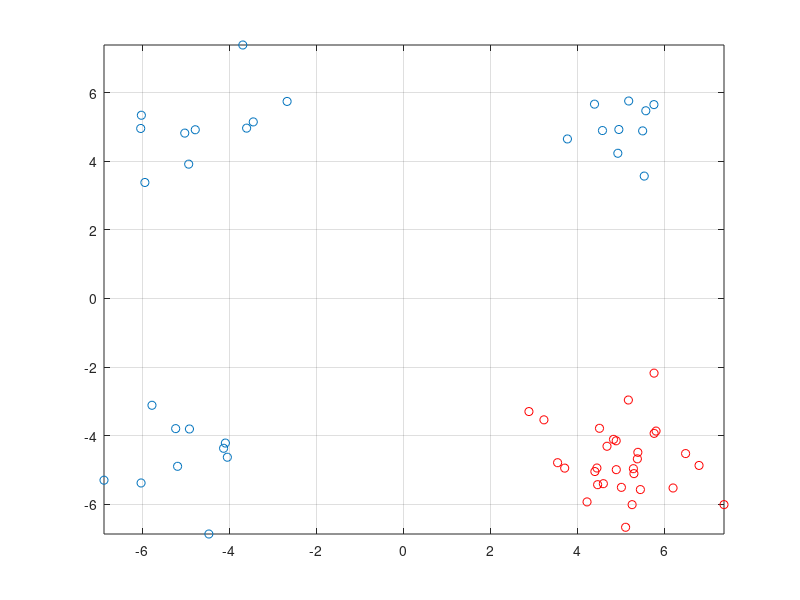

This figure's MATLAB source: (Note: this script raises an error after producing the figure.)
%% Logistic regression as a binary classifier
% Caution - labels are either 0 or 1

clear all; close all; clc; rng('default')

figure % figure 1

% generate data
n=60; % number of training set
m=floor(n/2); % number of negative set 
x=zeros(n,2); 
x(1:(m/3),:)=randn(m/3,2)+repmat([5 5],m/3,1); % features of negative set
x((m/3)+1:(2*m/3),:)=randn(m/3,2)+repmat([-5 -5],m/3,1); % features of negative set
x((2*m/3)+1:m,:)=randn(m/3,2)+repmat([-5 5],m/3,1); % features of negative set
x(m+1:n,:)=randn(n-m,2)+repmat([5 -5],n-m,1); % features of positive set
y=zeros(n,1); % labels of negative set   
y(m+1:n,1)=ones(n-m,1); % labels of positive set 
A=[ones(n,1) x]; % design matrix
plot(x(1:m,1),x(1:m,2),'o',x(m+1:n,1),x(m+1:n,2),'or'); hold on; grid on
x_min=min(x);
x_max=max(x);
axis([x_min(1) x_max(1) x_min(2) x_max(2)])

% optimization
N_Features=size(A,2); % number of features including 1
initial_th=zeros(N_Features,1); % initial theta
options=optimset('GradObj','on','MaxIter',1000);
final_th=fmincg(@(th)cost(th,A,y),initial_th,options);

% decison boundary
c=final_th 
x1p=[x_min(1) x_max(1)];
x2p=(-c(1)-c(2)*x1p)./c(3);
plot(x1p,x2p,'-b'); hold on
pause(1)

%% Optimal margin classifier - Quadratic program formulation
% Caution - labels are either -1 or 1

% min \f{1}{2}x'*H*x+f'*x
H=diag([0 1 1]); 
f=[0; 0; 0];
% subject to A*x \le b
A=[ones(n,1) x]; % design matrix
y_plus_minus=y;
y_plus_minus(y==0)=-1; % Caution - labels are either -1 or 1
B=repmat(y_plus_minus,[1 3]);
A_ineq=-1*repmat(y_plus_minus,[1 3]).*A;
b_ineq=-1*ones(n,1);
% quadratic programing
final_th2=quadprog(H,f,A_ineq,b_ineq);

% decison boundary
c2=final_th2 
x1p=[x_min(1) x_max(1)];
x2p=(-c2(1)-c2(2)*x1p)./c2(3);
plot(x1p,x2p,'-r'); hold on
pause(1)

% report distance of positive and negative inputs from decison boundary
d=(y_plus_minus.*(A*final_th2))/sqrt(final_th2(2)^2+final_th2(3)^2);
d1=min(abs(d(1:m))) % distance of negative inputs from decison boundary 
d2=min(abs(d(m+1:end))) % distance of positive inputs from decison boundary

%% Optimal margin classifier - dual formulation
% Caution - labels are either -1 or 1

% min \f{1}{2}x'*H*x+f'*x
A=[ones(n,1) x]; % design matrix
A_temp=A(:,2:end);
Part_1=A_temp*A_temp';
y_plus_minus=y;
y_plus_minus(y==0)=-1; % Caution - labels are either -1 or 1
Part_2=y_plus_minus*y_plus_minus';
H=Part_1.*Part_2; %+10^(-10)*eye(n); % regularization +e-10*eye(n) 
f=-ones(1,n);
% subject to A*x \le b
A_ineq=(-1)*eye(n);
b_ineq=zeros(n,1);
% subject to A_eq*x = b_eq
A_eq=y_plus_minus';
b_eq=0;
% options
options=optimset('MaxIter',2000);
% quadratic programing - dual
[al,~,exitflag]=quadprog(H,f,A_ineq,b_ineq,A_eq,b_eq,[],[],[],options);
% back to original
final_th3=sum(repmat(al,[1 2]).*repmat(y_plus_minus,[1 2]).*x)';
Part_1=max(x(1:m,:)*final_th3);
Part_2=min(x(m+1:end,:)*final_th3);
b_star=-(Part_1+Part_2)/2; 
final_th3=[b_star;final_th3];

% decison boundary
c3=final_th3 
x1p=[x_min(1) x_max(1)];
x2p=(-c3(1)-c3(2)*x1p)./c3(3);
plot(x1p,x2p,'-g'); hold on
pause(1)

% support vector
support_vector_indicator=(al>10^(-6));
support_vector=A_temp(support_vector_indicator,:)
support_al=al(support_vector_indicator,:);
support_y_plus_minus=y_plus_minus(support_vector_indicator,:);
plot(support_vector(:,1),support_vector(:,2),'*g'); hold on
pause(1)

% report distance of positive and negative inputs from decison boundary
d_dual=(y_plus_minus.*(A*final_th3))/sqrt(final_th3(2)^2+final_th3(3)^2);
d3=min(abs(d_dual(1:m))) % distance of negative inputs from decison boundary 
d4=min(abs(d_dual(m+1:end))) % distance of positive inputs from decison boundary

%% decison boundary via support vector

xmin=min(x);
xmax=max(x);
x1p=xmin(1):0.1:xmax(1);
x2p=xmin(2):0.1:xmax(2);
[X1P X2P]=meshgrid_Lee(x1p,x2p);
X=[X1P(:) X2P(:)];
sign_decison_boundary=sum((repmat(support_al.*support_y_plus_minus,[1 2]).*support_vector)*X')+final_th3(1);
sign_decison_boundary=sign_decison_boundary';
classification=sign(sign_decison_boundary);

%% class 1

plot(X1P(classification==1),X2P(classification==1),'.r','MarkerSize',6);
pause(1)

%% class -1

plot(X1P(classification==-1),X2P(classification==-1),'.','MarkerSize',6);
pause(1)

%% Optimal margin classifier - kernel formulation
% Caution - labels are either -1 or 1

figure % figure 2

plot(x(1:m,1),x(1:m,2),'o',x(m+1:n,1),x(m+1:n,2),'or'); hold on; grid on
x_min=min(x);
x_max=max(x);
axis([x_min(1) x_max(1) x_min(2) x_max(2)])
pause(1)

% min \f{1}{2}x'*H*x+f'*x
A=[ones(n,1) x]; % design matrix
A_temp=A(:,2:end);
% Kernel choice -----------------------------------------------------------
% Kernel = @(x_i,x_k) x_i*x_k'; % Usual kernel  
% c=0; d=6; Kernel = @(x_i,x_k) (c+x_i*x_k')^d; % Polynomial kernel
sigma=10; Kernel = @(x_i,x_k) exp(-sum((x_i-x_k).^2)/(2*sigma^2)); % Gaussian kernel  
% a=1; b=1; Kernel = @(x_i,x_k) tanh(a*x_i*x_k'+b); % Sigmoid kernel
% Kernel choice -----------------------------------------------------------
%Part_1=A_temp*A_temp'; % If usual kernel used, use this instead of below 6 lines
Part_1=zeros(n,n);
for i=1:n
    for j=1:n
        Part_1(i,j)=Kernel(A_temp(i,:),A_temp(j,:));
    end
end
y_plus_minus=y;
y_plus_minus(y==0)=-1; % Caution - labels are either -1 or 1
Part_2=y_plus_minus*y_plus_minus';
H=Part_1.*Part_2; %+10^(-10)*eye(n); % regularization +e-10*eye(n) 
f=-ones(1,n);
% subject to A*x \le b
A_ineq=(-1)*eye(n);
b_ineq=zeros(n,1);
% subject to A_eq*x = b_eq
A_eq=y_plus_minus';
b_eq=0;
% options
options=optimset('MaxIter',2000);
% quadratic programing - dual
[al,~,exitflag]=quadprog(H,f,A_ineq,b_ineq,A_eq,b_eq,[],[],[],options);
% back to original
support_vector_indicator=(al>10^(-6));
support_vector=A_temp(support_vector_indicator,:)
support_al=al(support_vector_indicator,:);
support_y_plus_minus=y_plus_minus(support_vector_indicator,:);
plot(support_vector(:,1),support_vector(:,2),'*g'); hold on
pause(1)
b_star=0;
for i=1:length(support_al)
    temp=0;
    for j=1:length(support_al)
        temp=temp+support_al(j)*support_y_plus_minus(j)*Kernel(support_vector(j,:),support_vector(i,:));
    end
    b_star=b_star+(1/support_y_plus_minus(i))-temp;
end
b_star=b_star/length(support_al);

%% decison boundary via support vector

xmin=min(x);
xmax=max(x);
x1p=xmin(1):0.1:xmax(1);
x2p=xmin(2):0.1:xmax(2);
[X1P X2P]=meshgrid_Lee(x1p,x2p);
X=[X1P(:) X2P(:)];
sign_decison_boundary=zeros(length(X),1);
for i=1:length(sign_decison_boundary)
    x_temp=X(i,:);
    temp=0;
    for j=1:length(support_al)
        temp=temp+support_al(j)*support_y_plus_minus(j)*Kernel(support_vector(j,:),x_temp);
    end
    sign_decison_boundary(i)=temp+b_star;
end
classification=sign(sign_decison_boundary);

%% class 1

plot(X1P(classification==1),X2P(classification==1),'.r','MarkerSize',6);
pause(1)

%% class -1

plot(X1P(classification==-1),X2P(classification==-1),'.','MarkerSize',6);
title('Optimal margin classifier - kernel formulation')
pause(1)

%% SVM
% Caution - labels are either -1 or 1

figure % figure 3

plot(x(1:m,1),x(1:m,2),'o',x(m+1:n,1),x(m+1:n,2),'or'); hold on; grid on
x_min=min(x);
x_max=max(x);
axis([x_min(1) x_max(1) x_min(2) x_max(2)])
pause(1)

% min \f{1}{2}x'*H*x+f'*x
A=[ones(n,1) x]; % design matrix
A_temp=A(:,2:end);
% Kernel choice -----------------------------------------------------------
% Kernel = @(x_i,x_k) x_i*x_k'; % Usual kernel  
% c=0; d=6; Kernel = @(x_i,x_k) (c+x_i*x_k')^d; % Polynomial kernel
sigma=10; Kernel = @(x_i,x_k) exp(-sum((x_i-x_k).^2)/(2*sigma^2)); % Gaussian kernel  
% a=1; b=1; Kernel = @(x_i,x_k) tanh(a*x_i*x_k'+b); % Sigmoid kernel
% Kernel choice -----------------------------------------------------------
%Part_1=A_temp*A_temp'; % If usual kernel used, use this instead of below 6 lines
Part_1=zeros(n,n);
for i=1:n
    for j=1:n
        Part_1(i,j)=Kernel(A_temp(i,:),A_temp(j,:));
    end
end
y_plus_minus=y;
y_plus_minus(y==0)=-1; % Caution - labels are either -1 or 1
Part_2=y_plus_minus*y_plus_minus';
H=Part_1.*Part_2; %+10^(-10)*eye(n); % regularization +e-10*eye(n) 
H=[H zeros(n,n); zeros(n,n) zeros(n,n)];
f=-ones(1,n);
f=[f zeros(1,n)];
Constant=0.1;
% subject to A*x \le b
% (-1)*[eye(n,n) zeros(n,n)]	zeros(n,1)          % al_i \ge 0
% [eye(n,n) zeros(n,n)]       Constant*ones(n,1)	% al_i \le Constant
A_ineq=[(-1)*[eye(n,n) zeros(n,n)]; [eye(n,n) zeros(n,n)]];
b_ineq=[zeros(n,1); Constant*ones(n,1)];
% subject to A_eq*x = b_eq
% [y_plus_minus' zeros(1,n)]	0                   % (12.11) of Elements of Statistical Learning
% [eye(n,n) eye(n,n)]         Constant*ones(n,1)	% (12.12) of Elements of Statistical Learning
A_eq=[[y_plus_minus' zeros(1,n)]; [eye(n,n) eye(n,n)]];
b_eq=[0; Constant*ones(n,1)];
% options
options=optimset('MaxIter',2000);
% quadratic programing - dual
[al_temp,~,exitflag]=quadprog(H,f,A_ineq,b_ineq,A_eq,b_eq,[],[],[],options);
% back to original
al=al_temp(1:n,:);
mu=al_temp(n+1:end,:);
%support_vector_indicator=(al>10^(-6)&al<Constant-10^(-6));
support_vector_indicator=(al>10^(-6));
support_vector=A_temp(support_vector_indicator,:)
support_al=al(support_vector_indicator,:);
support_y_plus_minus=y_plus_minus(support_vector_indicator,:);
plot(support_vector(:,1),support_vector(:,2),'*g'); hold on
pause(1)
b_star=0;
for i=1:length(support_al)
    temp=0;
    for j=1:length(support_al)
        temp=temp+support_al(j)*support_y_plus_minus(j)*Kernel(support_vector(j,:),support_vector(i,:));
    end
    b_star=b_star+(1/support_y_plus_minus(i))-temp;
end
b_star=b_star/length(support_al);

%% decison boundary via support vector

xmin=min(x);
xmax=max(x);
x1p=xmin(1):0.1:xmax(1);
x2p=xmin(2):0.1:xmax(2);
[X1P X2P]=meshgrid_Lee(x1p,x2p);
X=[X1P(:) X2P(:)];
sign_decison_boundary=zeros(length(X),1);
for i=1:length(sign_decison_boundary)
    x_temp=X(i,:);
    temp=0;
    for j=1:length(support_al)
        temp=temp+support_al(j)*support_y_plus_minus(j)*Kernel(support_vector(j,:),x_temp);
    end
    sign_decison_boundary(i)=temp+b_star;
end
classification=sign(sign_decison_boundary);

%% class 1

plot(X1P(classification==1),X2P(classification==1),'.r','MarkerSize',6);
pause(1)

%% class -1

plot(X1P(classification==-1),X2P(classification==-1),'.','MarkerSize',6);
title('SVM with both al and mu')
pause(1)

%% SVM with al only (without mu)
% Caution - labels are either -1 or 1

figure % figure 4

plot(x(1:m,1),x(1:m,2),'o',x(m+1:n,1),x(m+1:n,2),'or'); hold on; grid on
x_min=min(x);
x_max=max(x);
axis([x_min(1) x_max(1) x_min(2) x_max(2)])
pause(1)

% min \f{1}{2}x'*H*x+f'*x
A=[ones(n,1) x]; % design matrix
A_temp=A(:,2:end);
% Kernel choice -----------------------------------------------------------
% Kernel = @(x_i,x_k) x_i*x_k'; % Usual kernel  
% c=0; d=6; Kernel = @(x_i,x_k) (c+x_i*x_k')^d; % Polynomial kernel
sigma=10; Kernel = @(x_i,x_k) exp(-sum((x_i-x_k).^2)/(2*sigma^2)); % Gaussian kernel  
% a=1; b=1; Kernel = @(x_i,x_k) tanh(a*x_i*x_k'+b); % Sigmoid kernel
% Kernel choice -----------------------------------------------------------
%Part_1=A_temp*A_temp'; % If usual kernel used, use this instead of below 6 lines
Part_1=zeros(n,n);
for i=1:n
    for j=1:n
        Part_1(i,j)=Kernel(A_temp(i,:),A_temp(j,:));
    end
end
y_plus_minus=y;
y_plus_minus(y==0)=-1; % Caution - labels are either -1 or 1
Part_2=y_plus_minus*y_plus_minus';
H=Part_1.*Part_2; %+10^(-10)*eye(n); % regularization +e-10*eye(n) 
f=-ones(1,n);
Constant=0.1;
% subject to A*x \le b
% (-1)*[eye(n,n)]	zeros(n,1)          % al_i \ge 0
% [eye(n,n)]        Constant*ones(n,1)	% al_i \le Constant
A_ineq=[(-1)*eye(n,n); eye(n,n)];
b_ineq=[zeros(n,1); Constant*ones(n,1)];
% subject to A_eq*x = b_eq
% [y_plus_minus']	0                   % (12.11) of Elements of Statistical Learning
A_eq=y_plus_minus';
b_eq=0;
% options
options=optimset('MaxIter',2000);
% quadratic programing - dual
[al_temp,~,exitflag]=quadprog(H,f,A_ineq,b_ineq,A_eq,b_eq,[],[],[],options);
% back to original
al=al_temp(1:n,:);
mu=al_temp(n+1:end,:);
%support_vector_indicator=(al>10^(-6)&al<Constant-10^(-6));
support_vector_indicator=(al>10^(-6));
support_vector=A_temp(support_vector_indicator,:)
support_al=al(support_vector_indicator,:);
support_y_plus_minus=y_plus_minus(support_vector_indicator,:);
plot(support_vector(:,1),support_vector(:,2),'*g'); hold on
pause(1)
b_star=0;
for i=1:length(support_al)
    temp=0;
    for j=1:length(support_al)
        temp=temp+support_al(j)*support_y_plus_minus(j)*Kernel(support_vector(j,:),support_vector(i,:));
    end
    b_star=b_star+(1/support_y_plus_minus(i))-temp;
end
b_star=b_star/length(support_al);

%% decison boundary via support vector

xmin=min(x);
xmax=max(x);
x1p=xmin(1):0.1:xmax(1);
x2p=xmin(2):0.1:xmax(2);
[X1P X2P]=meshgrid_Lee(x1p,x2p);
X=[X1P(:) X2P(:)];
sign_decison_boundary=zeros(length(X),1);
for i=1:length(sign_decison_boundary)
    x_temp=X(i,:);
    temp=0;
    for j=1:length(support_al)
        temp=temp+support_al(j)*support_y_plus_minus(j)*Kernel(support_vector(j,:),x_temp);
    end
    sign_decison_boundary(i)=temp+b_star;
end
classification=sign(sign_decison_boundary);

%% class 1

plot(X1P(classification==1),X2P(classification==1),'.r','MarkerSize',6);
pause(1)

%% class -1

plot(X1P(classification==-1),X2P(classification==-1),'.','MarkerSize',6);
title('SVM with al only')
pause(1)

%% Original data

figure % figure 5

plot(x(1:m,1),x(1:m,2),'o',x(m+1:n,1),x(m+1:n,2),'or'); hold on; grid on
x_min=min(x);
x_max=max(x);
axis([x_min(1) x_max(1) x_min(2) x_max(2)])
title('Original data')

